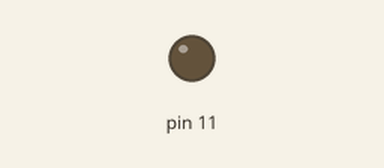
Recording of a sketch running on a simulated Arduino Uno, built with avr-gcc and run on an emulated ATmega328P. Shown: output pins drawn as LEDs (lit = HIGH).

Above: at 0.15 s.
At 16.4 s:
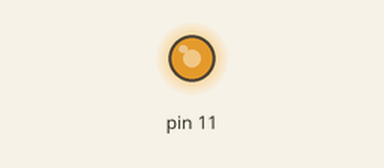
Timing chart, 0 to 16.3 s (numbered marks = the images above):
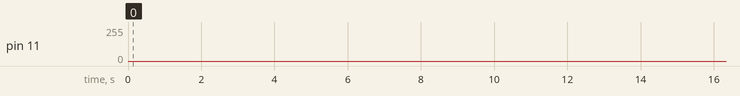

The sketch:

SE_exercicios_de_laboratorio_26.ino
```cpp
volatile byte pwm = 0;

void setup() {
  DDRB = 1 << DDB3;  // LED pin
  // TCCR2A = 0;                         // normal mode
  TCCR2A = 1 << COM2A1 | 1 << COM2A0 | 1 << WGM21 | 1 << WGM20;
  TCCR2B = 1 << CS22 | 1 << CS20;  // clock divider CK/128
  // TIMSK2 = 1 << OCIE2A | 1 << TOIE2;  // enable match and overflow interrupts
  TIMSK2 = 1 << TOIE2;
}
void loop() {
}

ISR(TIMER2_OVF_vect) {
  if (pwm) PORTB = 1 << PORTB3;  // LED on
  OCR2A = pwm;
  pwm++;
}

ISR(TIMER2_COMPA_vect) {
  if (pwm < 255) PORTB = 0 << PORTB3;  // LED off
}
```
